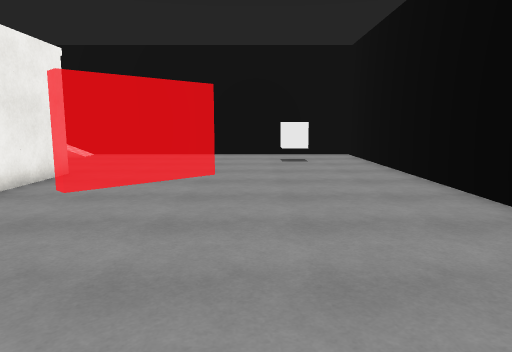
View 1 (above)

14 first-person views from a walk through a 3-D level made in the Unity game engine. The camera is 1.4 m above the floor, tilts 8° down and sees 70° across. The floor is counted in squares, 1 m on a side. Each view is taken from the middle of a square. On the plan, view 1 faces up. The plan holds only what a view shows up to about 16 squares ahead; the rest is blank. The player character is not drawn. Surface patterns are stand-ins for the level's own textures.

View 2
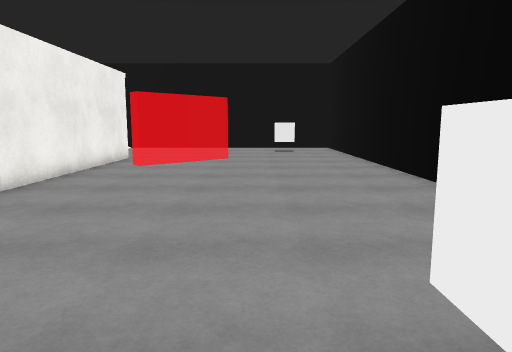

View 3
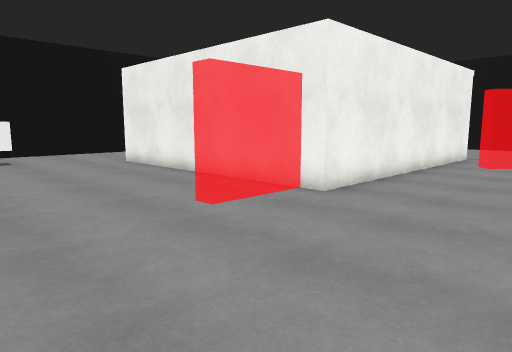

View 4
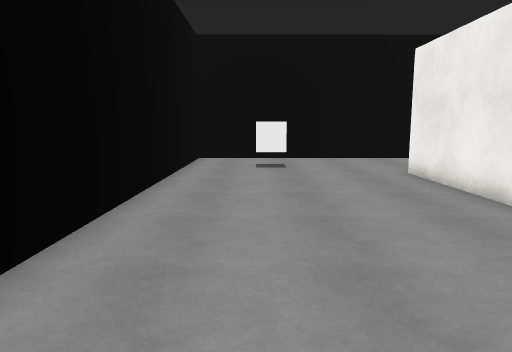

View 5
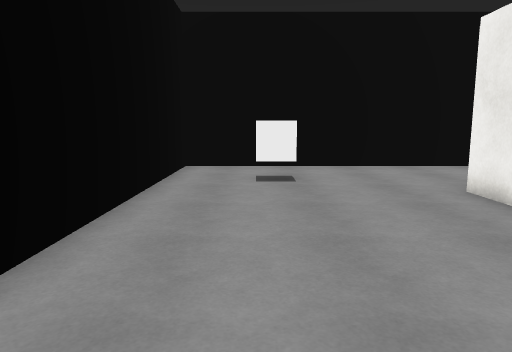

View 6
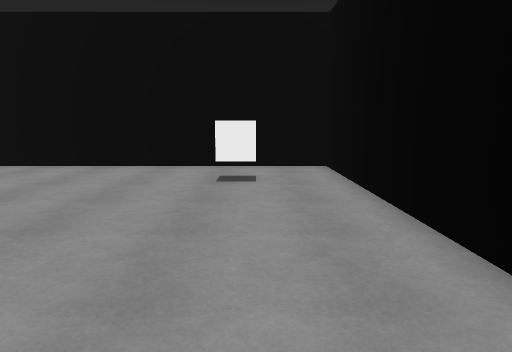

View 7
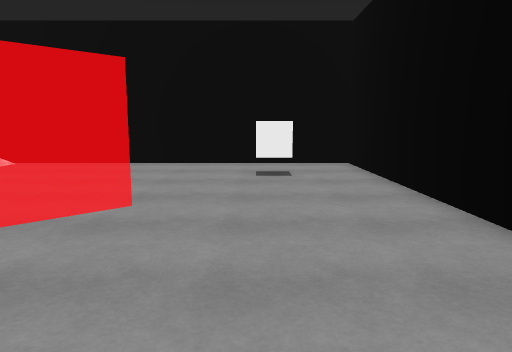

View 8
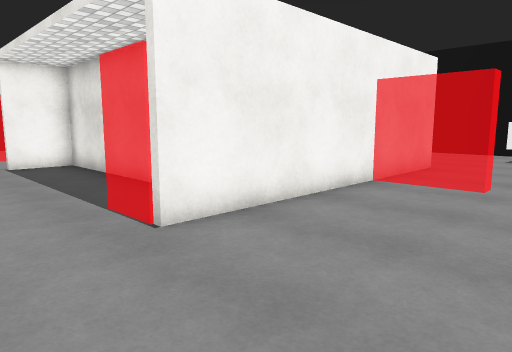

View 9
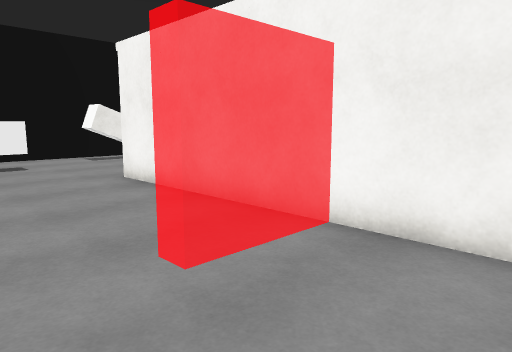

View 10
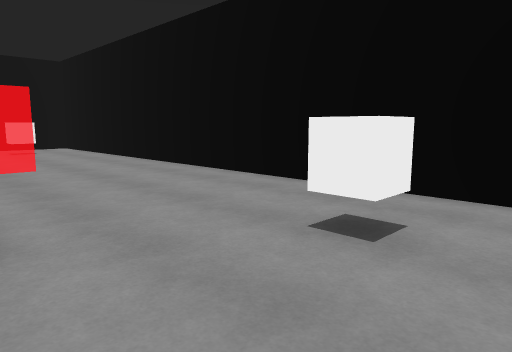

View 11
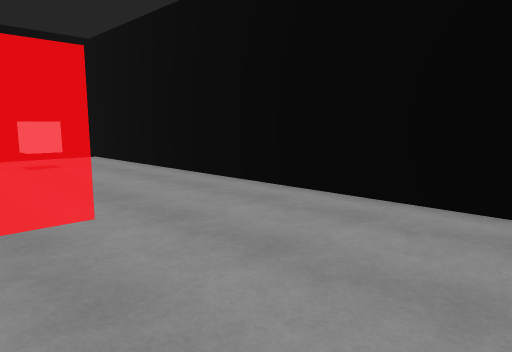

View 12
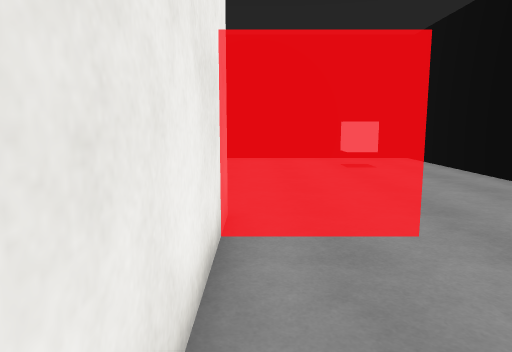

View 13
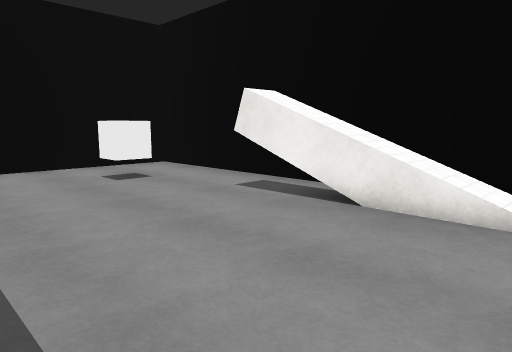

View 14
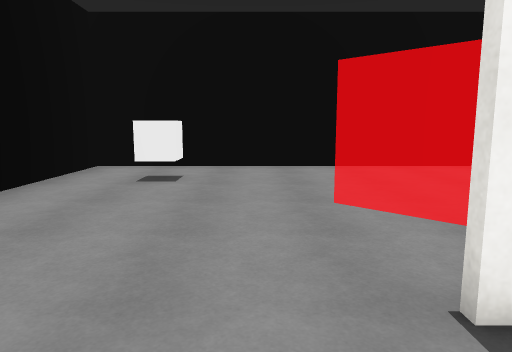

### Floor plan
Key: @ floor where view 1 was taken; # wall or solid block; x gap in a wall; . floor; / step, stairs or slope; v drop or lower ground; T thing the floor can be seen under or through; O other object.
Columns run from 20 left of view 1 to 5 right of it. Each row starts with its distance up from view 1.
 18 ########   ###############
 17 #......xvv #.............#
 16 #......#/////............#
 15 #..OO................OO..#
 14 #..OO................OO..#
 13 #........................#
 12 #........................#
 11   .......................#
 10   ....# .......#.. ......#
  9   ....# .......T.  ......#
  8   ....#  ######T  .......#
  7   ....#       #..........#
  6   ....#       #..........#
  5   ....O       #..........#
  4  ..  #O       #..........#
  3 #.....O       #..........#
  2 #.....#       #..........#
  1 #.....#########..........#
  0 #.............#.....@....#
 -1 #............. ..........#
 -2 #............. ..........#
 -3 #..OO................OO..#
 -4 #..OO................OO..#
 -5 #........................#
 -6 #........................#
 -7 ########  ################

Positions as (right, up) in squares from view 1, and headings:
1: (0, 0), facing up
2: (0, -5), facing up
3: (-1, -6), facing up-left
4: (-4, -4), facing left
5: (-7, -4), facing left
6: (-8, -4), facing right
7: (1, 4), facing up
8: (-19, 13), facing down-right
9: (-19, 1), facing up-right
10: (-19, 1), facing down-right
11: (-12, 0), facing down-right
12: (-11, 0), facing right
13: (-7, 10), facing up-left
14: (-8, 12), facing right
